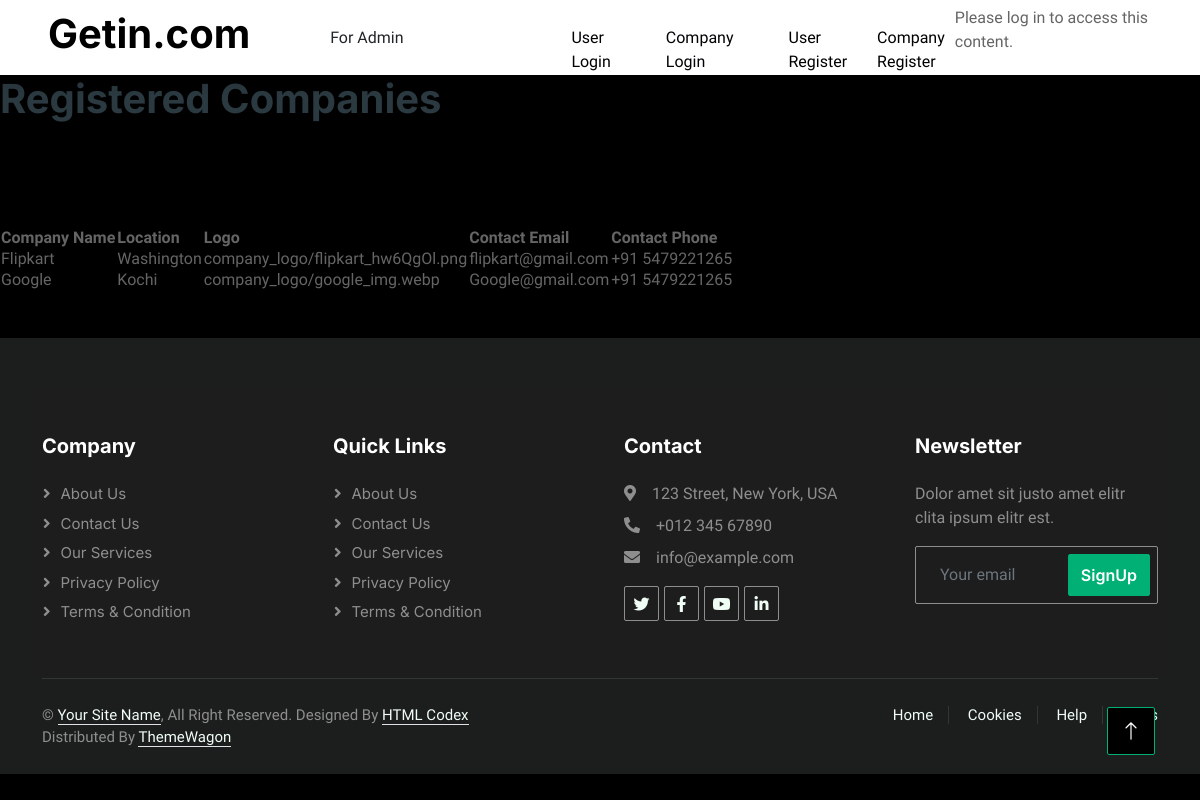
Page /registered_companies on the committed database.
### company/models.py (models this page shows, shortened)
class CompanyProfile(models.Model):
    user = models.OneToOneField(CustomUser,on_delete=models.CASCADE)
    company_name = models.CharField(max_length=100)
    location = models.CharField(max_length=100)
    logo = models.ImageField(upload_to="company_logo/",null=True,blank=True)
    contact_email = models.EmailField()
    contact_phone = models.CharField(max_length=15)

### company/views.py (the view)
# urls.py: path('registered_companies',registered_companies,name ='registered_companies'),
def registered_companies(request):
    registered_companies = CompanyProfile.objects.all()
    context = {"registered_companies":registered_companies}
    return render(request,'company/registered_companies.html',context)

### templates/company/registered_companies.html
{% extends 'base.html' %}
{% block content %}
<h1>Registered Companies</h1>
{% if registered_companies %}
  <table>
    <thead>
      <tr>
        <th>Company Name</th><br><br>
        <th>Location</th>
        <th>Logo</th><br><br>
        <th>Contact Email</th>
        <th>Contact Phone</th>
      </tr>
    </thead>
    <tbody>
      {% for registered_companies in registered_companies %}
        <tr>
          <td>{{ registered_companies.company_name }}</td>
          <td>{{ registered_companies.location }}</td>
          <td>{{ registered_companies.logo }}</td>
          <td>{{ registered_companies.contact_email }}</td>
          <td>{{ registered_companies.contact_phone }}</td>
        </tr>
      {% endfor %}
    </tbody>
  </table>
{% else %}
  <p>No registered_companiess found.</p>
{% endif %}
{% endblock %}

### static/css/style.css (style rules this page uses)
:root { --primary: #00B074; --secondary: #2B9BFF; --light: #EFFDF5; --dark: #2B3940; }

### templates/base.html (style rules this page uses)
body { background-color: rgb(0, 0, 0); }

### rows in the picture
CompanyProfile: company_name "Flipkart", location "Washington", logo "company_logo/flipkart_hw6QgOl.png", contact_email "flipkart@gmail.com", contact_phone "+91 5479221265"
CompanyProfile: company_name "Google", location "Kochi", logo "company_logo/google_img.webp", contact_email "Google@gmail.com", contact_phone "+91 5479221265"
